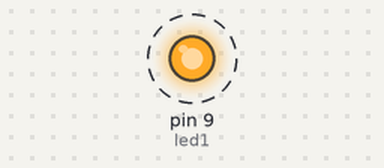
Simulated run of this sketch. Board: Arduino Uno, built with avr-gcc and run on an emulated ATmega328P. Parts: output pins drawn as LEDs (lit = HIGH). Dashed ring = blinking.

Above: at 0.2 s.
Timing chart, 0 to 3.0 s (numbered marks = the images above):
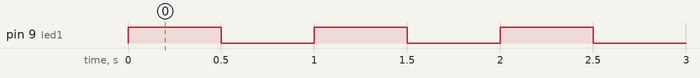

The sketch:

Blink9.ino
```cpp
// ######################################
// ##        Blink led sur pin9        ##
// ##          Par Sidoine B.          ##
// ######################################

int led1 = 9;
int temps = 500;
void setup() {
  pinMode(led1 , OUTPUT);
}

void loop() {
 digitalWrite(led1 , HIGH);
 delay(temps);
 digitalWrite(led1 , LOW);
 delay(temps);
}
```

Measured:
- by itself, pin 9 (led1): alternates HIGH for 0.50 s and LOW for 0.50 s
